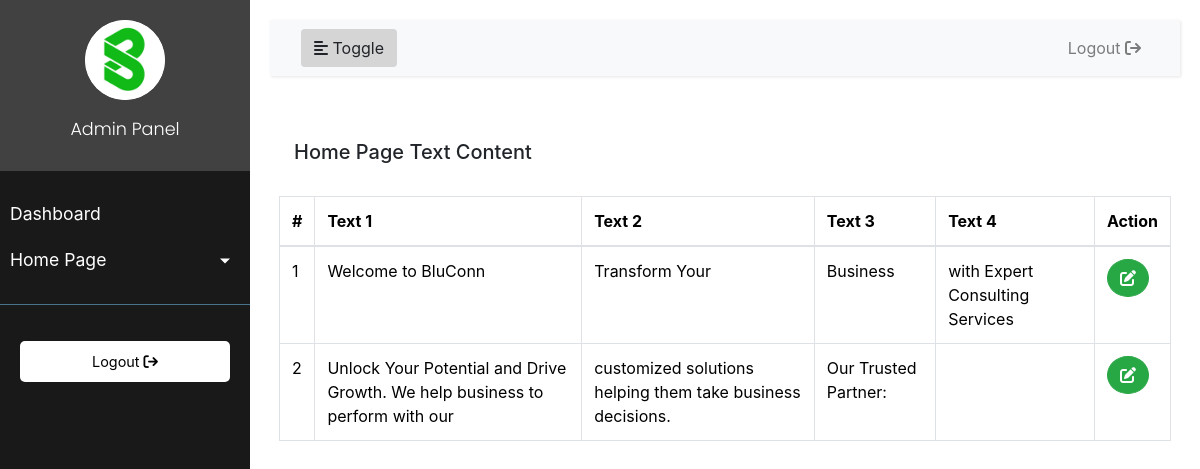
The app's page /cms/homeText.php (signed in) with its own data.
### tables this page shows
CREATE TABLE `home_text` (
  `id` int(11) NOT NULL,
  `text1` text NOT NULL,
  `text2` text NOT NULL,
  `text3` text NOT NULL,
  `text4` text NOT NULL
);

### lib/connect.php (called while the page is built, shortened)
<?php
class connect{
    private $host="localhost";
    private $user="root";
    private $pwd="";
    private $db="bluconn";
    private $con;
    function __construct()
    {
        $this->con=mysqli_connect($this->host,$this->user,$this->pwd);
        mysqli_select_db($this->con,$this->db) or die("Problem in connection");
    }
    function allHomeText()
    {
        $sql="SELECT * FROM home_text";
        $res=mysqli_query($this->con,$sql);
        return $res;
    }
}
?>

### cms/homeText.php (the view, shortened to what this page needs)
<?php
require("../lib/connect.php");
$obj=new connect();
$res=$obj->allHomeText();
?>
<!DOCTYPE html>
<html lang="en">
<head>
    <link rel="stylesheet" href="assets/css/style.css">
    <link href="https://cdn.jsdelivr.net/npm/bootstrap@5.3.1/dist/css/bootstrap.min.css" rel="stylesheet">
    <link rel="stylesheet" href="https://cdnjs.cloudflare.com/ajax/libs/font-awesome/6.4.0/css/all.min.css"
 />
    <link rel="stylesheet" href="https://cdn.jsdelivr.net/npm/bootstrap@4.6.0/dist/css/bootstrap.min.css">
</head>
<body>
    <div class="wrapper">
        <?php include("nav.php");?>
        <div id="content">
        <?php
        include("header.php");
        ?>
            <div class="m-4">
                <h5 class="py-4">Home Page Text Content </h5>
                <div class="row d_table">
                    <table class="table table-bordered">
                        <thead>
                            <tr>
                                <th>#</th>
                                <th>Text 1</th>
                                <th>Text 2</th>
                                <th>Text 3</th>
                                <th>Text 4</th>
                                <th>Action</th>
                            </tr>
                        </thead>
                        <tbody>
                            <?php
                            while($a=mysqli_fetch_array($res))
                            {
                            ?>
                                <tr>
                                    <td><?php echo $a['id'];?></td>
                                    <td><?php echo $a['text1'];?></td>
                                    <td><?php echo $a['text2'];?></td>
                                    <td><?php echo $a['text3'];?></td>
                                    <td><?php echo $a['text4'];?></td>
                                    <td><a href="?editid=<?php echo $a['id'];?>" class="btn btn-success"><i class="fas fa-edit"></i></a></td>
                                </tr>
                            <?php
                            }
                            ?>
                        </tbody>
                    </table>
                </div>
            </div>
        </div>
</body>
</html>

### cms/nav.php (shortened to what this page needs)
<nav id="sidebar">
            <div class="sidebar-header">
                <img src="../assets/img/logo/browser.png" alt="">
                <p>Admin Panel</p>
            </div>
            <ul class="list-unstyled components ">
                <li>
                    <a href="dashboard.php" class="link">Dashboard</a>
                </li>
                <li>
                    <a href="#home" data-toggle="collapse" aria-expanded="false" class="dropdown-toggle link" >Home Page</a>
                </li>
            </ul>
            <ul class="list-unstyled CTAs">
                <li>
                    <a href="logout.php" class="download">Logout <i class="fas fa-sign-out"></i></a>
                </li>
            </ul>
        </nav>

### cms/header.php (shortened to what this page needs)
<nav class="navbar navbar-expand-lg navbar-light bg-light ">
    <div class="container-fluid">
        <button type="button" id="sidebarCollapse" class="btn">
            <i class="fas fa-align-left"></i>
            <span>Toggle </span>
        </button>
        <div class="collapse navbar-collapse" id="navbarSupportedContent">
            <ul class="nav navbar-nav ml-auto ">
            <li class="nav-item">
                <a class="nav-link" href="logout.php">Logout <i class="fas fa-sign-out"></i></a>
            </li>
            </ul>
        </div>
    </div>
</nav>

### cms/assets/css/style.css (style rules this page uses)
body { font-family: 'Poppins', sans-serif; background: #fafafa; }
p { font-family: 'Poppins', sans-serif; font-size: 1.1em; font-weight: 300; line-height: 1.7em; color: #999; }
a, a:hover, a:focus { color: inherit; text-decoration: none; transition: all 0.3s; }
.navbar { padding: 15px 10px; background: #fff; border: none; border-radius: 0; margin-bottom: 40px; box-shadow: 1px 1px 3px rgba(0, 0, 0, 0.1); }
.wrapper { display: flex; width: 100%; align-items: stretch; }
#sidebar { min-width: 250px; max-width: 250px; background: #000000e6; color: #fff; transition: all 0.3s; }
#sidebar .sidebar-header { display: grid; place-items: center; padding-top: 20px; background: #414141; }
#sidebar .sidebar-header p { padding-top: 15px; color: white; }
#sidebar ul.components { padding: 20px 0; border-bottom: 1px solid #47748b; }
#sidebar ul li a { padding: 10px; font-size: 1.1em; display: block; color:white; text-decoration: none; }
a[data-toggle="collapse"] { position: relative; }
.dropdown-toggle::after { display: block; position: absolute; top: 50%; right: 20px; transform: translateY(-50%); }
ul.CTAs { padding: 20px; }
ul.CTAs a { text-align: center; font-size: 0.9em !important; display: block; border-radius: 5px; margin-bottom: 5px; }
a.download { background: #fff; color: #000000e6; }
#content { width: 100%; padding: 20px; min-height: 100vh; transition: all 0.3s; }
.sidebar-header img { border-radius: 50%; background-color: white; width:80px; }
.sidebar-header { padding: 10px; display: flex; justify-content: center; }
.download { color: black !important; }
.container-fluid .btn { background-color: #d5d5d5; }
.d_table { overflow-x: auto; }
.d_table .btn { border-radius: 100%; }

### records on screen
home_text: id "1", text1 "Welcome to BluConn", text2 "Transform Your", text3 "Business", text4 "with Expert Consulting Services"
home_text: id "2", text1 "Unlock Your Potential and Drive Growth. We help business to perform with our", text2 "customized solutions helping them take business decisions.", text3 "Our Trusted Partner:"
